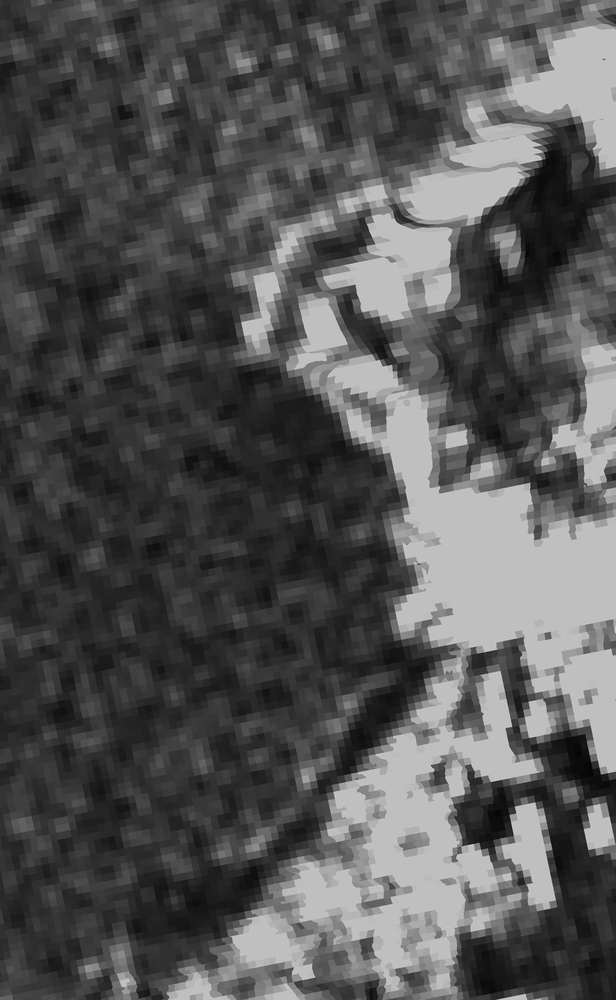
#> input picture CV_GuideThree/scaled/2016-08-01-00_00_2016-08-01-23_59_Sentinel-1_EW_VV_VV_-_linear_gamma0_scaled.tiff, 616 x 1000 px, shrunk from 1541 x 2500 before the run, found by its file name; the run also reads 1 picture not shown here
$ jupyter execute PARCIAL_VISION_2.ipynb
#> lines starting #> are read from the running program, lines starting #| are printed output that depends on the picture; long printed decimals are rounded
[cell 1]
from google.colab import drive

drive.mount('/content/drive')

import os
import cv2
import numpy as np
import matplotlib.pyplot as plt
from sklearn.cluster import KMeans

BASE = "/content/drive/MyDrive/radar_base_general_aleman_ramirez"
SCALED = os.path.join(BASE, "scaled")
FILTERED = os.path.join(BASE, "filtered")
CLUSTER = os.path.join(BASE, "cluster")

os.makedirs(CLUSTER, exist_ok=True)

print("Base:", BASE)
print("SCALED:", SCALED)
print("FILTERED:", FILTERED)
print("CLUSTER:", CLUSTER)

[cell 2]
nombre_base = "2016-08-01-00_00_2016-08-01-23_59_Sentinel-1_EW_VV_VV_-_linear_gamma0"

ruta_unfiltered = os.path.join(SCALED, nombre_base + "_scaled.tiff")
ruta_filtered = os.path.join(FILTERED, nombre_base + "_scaled_lee.tiff")

img_unfiltered = cv2.imread(ruta_unfiltered, cv2.IMREAD_UNCHANGED)
#> img_unfiltered is the input picture: shape (1000, 616); min 3, max 206, mean 84.5
img_filtered = cv2.imread(ruta_filtered, cv2.IMREAD_UNCHANGED)

if len(img_unfiltered.shape) == 3:
    img_unfiltered = img_unfiltered[:, :, 0]

if len(img_filtered.shape) == 3:
    img_filtered = img_filtered[:, :, 0]

print("Sin filtrar:", img_unfiltered.shape, img_unfiltered.dtype)
#| Sin filtrar: (1000, 616) uint8
print("Filtrada:", img_filtered.shape, img_filtered.dtype)
#| Filtrada: (1000, 616) uint8

[cell 3]
plt.figure(figsize=(14, 6))

plt.subplot(1, 2, 1)
plt.imshow(img_unfiltered, cmap="gray")
plt.title("Imagen reescalada sin filtrar")
plt.axis("off")

plt.subplot(1, 2, 2)
plt.imshow(img_filtered, cmap="gray")
plt.title("Imagen filtrada con Lee")
plt.axis("off")

plt.show()
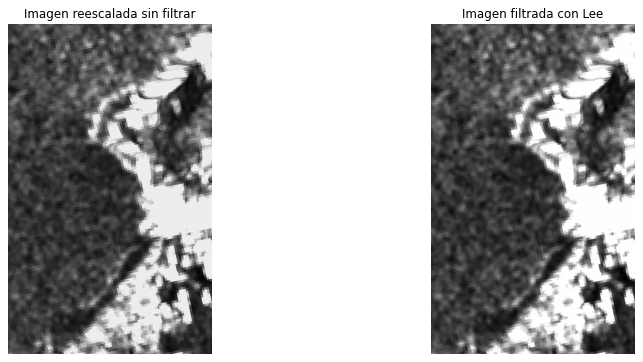
#> figure drawn by matplotlib, 2 panels

[cell 4]
def kmeans_grayscale(img, k=3, random_state=42):
    """
    Aplica K-Means a una imagen en escala de grises.
    Devuelve:
    - imagen clasificada en niveles de gris
    - etiquetas por píxel
    - centros ordenados
    """
#> called with k = 3, random_state = 42
    h, w = img.shape
#> h = 1000; w = 616
    X = img.reshape(-1, 1).astype(np.float32)

    kmeans = KMeans(n_clusters=k, random_state=random_state, n_init=10)
    labels = kmeans.fit_predict(X)
    centers = kmeans.cluster_centers_.flatten()

    # ordenar centros de menor a mayor intensidad
    order = np.argsort(centers)

    # asignar niveles de gris entre 0 y 255
    gray_levels = np.linspace(0, 255, k).astype(np.uint8)

    remap = np.zeros(k, dtype=np.uint8)
    for new_idx, old_idx in enumerate(order):
        remap[old_idx] = gray_levels[new_idx]

    img_cluster = remap[labels].reshape(h, w)
    centers_sorted = centers[order]

    return img_cluster, labels.reshape(h, w), centers_sorted

[cell 5]
cluster_unf_3, labels_unf_3, centers_unf_3 = kmeans_grayscale(img_unfiltered, k=3)
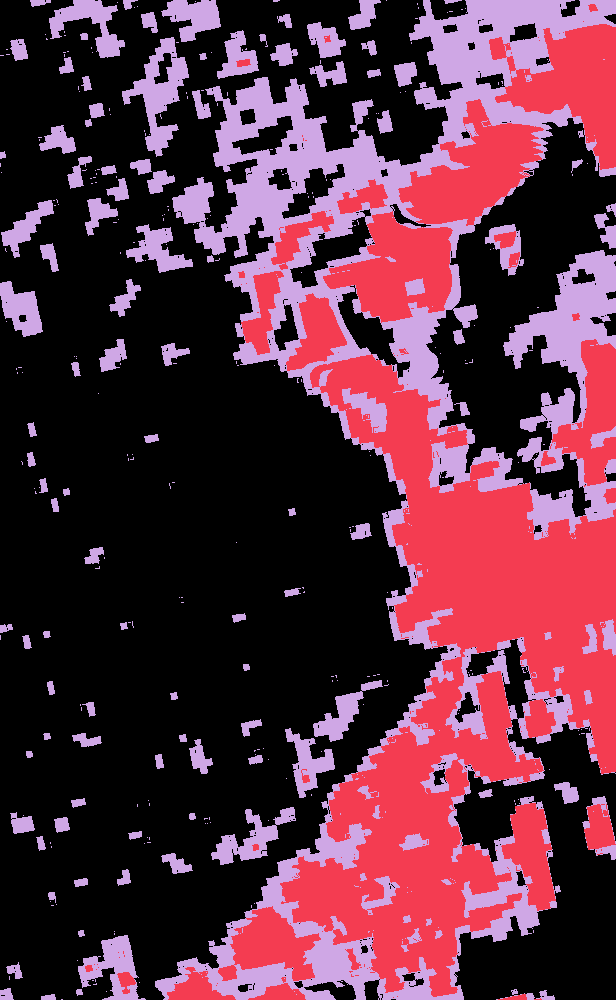
#> labels_unf_3: shape (1000, 616) int32; 3 distinct labels, from 0 to 2; one colour per label, 0 black
#> centers_unf_3 = [46.12, 95.32, 181.9]

print("Centros ordenados sin filtrar, k=3:", centers_unf_3)
#| Centros ordenados sin filtrar, k=3: [ 46.116  95.316  181.9462  ]

plt.figure(figsize=(12, 5))

plt.subplot(1, 2, 1)
plt.imshow(img_unfiltered, cmap="gray")
plt.title("Original sin filtrar")
plt.axis("off")

plt.subplot(1, 2, 2)
plt.imshow(cluster_unf_3, cmap="gray")
plt.title("K-Means sin filtrar - 3 clases")
plt.axis("off")

plt.show()
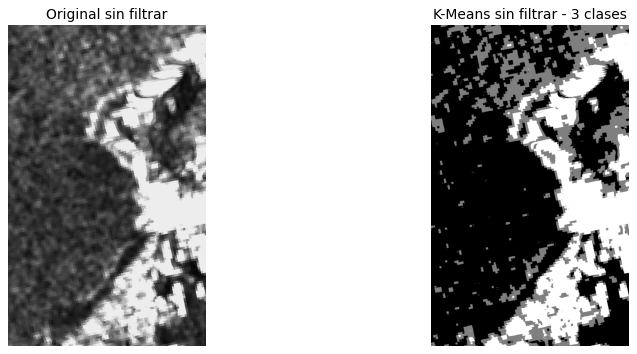
#> figure drawn by matplotlib, 2 panels

[cell 6]
cluster_flt_3, labels_flt_3, centers_flt_3 = kmeans_grayscale(img_filtered, k=3)
#> call 2 of kmeans_grayscale, with k = 3, random_state = 42
#> in kmeans_grayscale (call 2), `img_cluster = remap[labels].reshape(h, w)`:
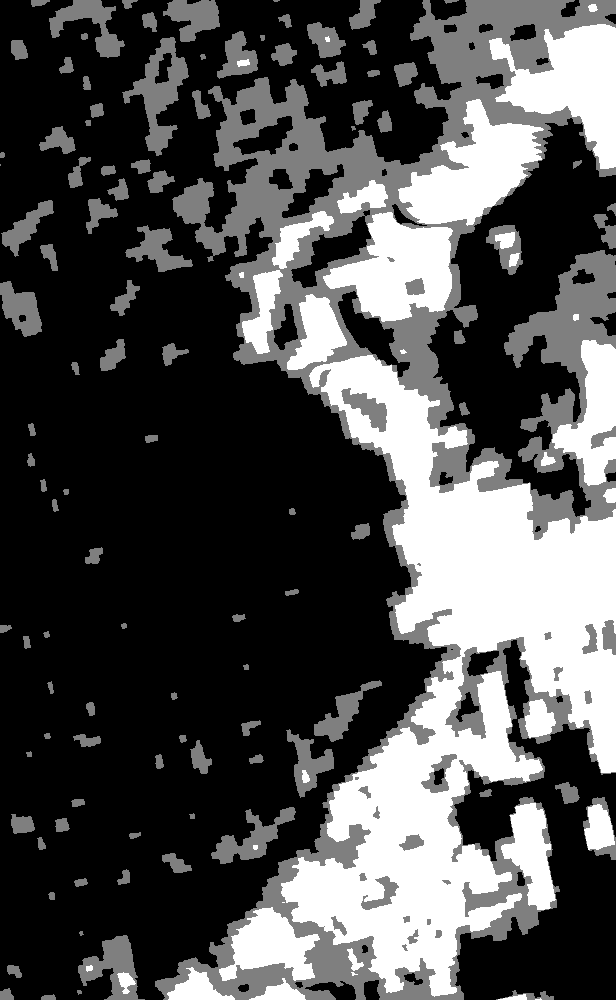
#> img_cluster: shape (1000, 616); min 0, max 255, mean 78.8
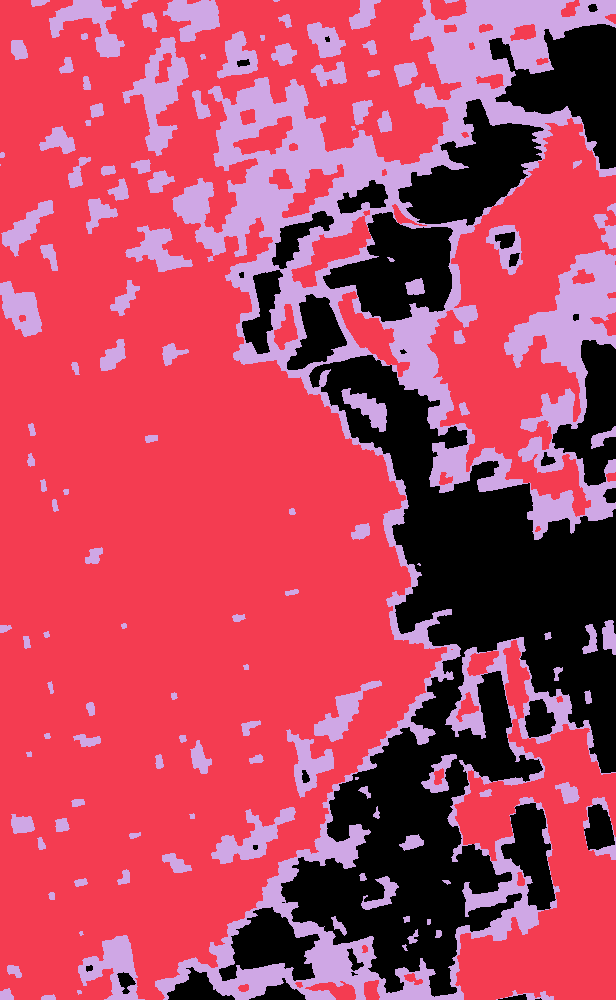
#> labels_flt_3: shape (1000, 616) int32; 3 distinct labels, from 0 to 2; one colour per label, 0 black
#> centers_flt_3 = [45.99, 94.25, 181]

print("Centros ordenados filtrada, k=3:", centers_flt_3)
#| Centros ordenados filtrada, k=3: [ 45.991  94.246 181.004 ]

plt.figure(figsize=(12, 5))

plt.subplot(1, 2, 1)
plt.imshow(img_filtered, cmap="gray")
plt.title("Filtrada con Lee")
plt.axis("off")

plt.subplot(1, 2, 2)
plt.imshow(cluster_flt_3, cmap="gray")
plt.title("K-Means filtrada - 3 clases")
plt.axis("off")

plt.show()

[cell 7]
cluster_flt_3, labels_flt_3, centers_flt_3 = kmeans_grayscale(img_filtered, k=3)

print("Centros ordenados filtrada, k=3:", centers_flt_3)
#| Centros ordenados filtrada, k=3: [ 45.991  94.246 181.004 ]

plt.figure(figsize=(12, 5))

plt.subplot(1, 2, 1)
plt.imshow(img_filtered, cmap="gray")
plt.title("Filtrada con Lee")
plt.axis("off")

plt.subplot(1, 2, 2)
plt.imshow(cluster_flt_3, cmap="gray")
plt.title("K-Means filtrada - 3 clases")
plt.axis("off")

plt.show()

[cell 8]
plt.figure(figsize=(14, 6))

plt.subplot(1, 2, 1)
plt.imshow(cluster_unf_3, cmap="gray")
plt.title("Clustering sin filtrar - 3 clases")
plt.axis("off")

plt.subplot(1, 2, 2)
plt.imshow(cluster_flt_3, cmap="gray")
plt.title("Clustering filtrada - 3 clases")
plt.axis("off")

plt.show()

[cell 9]
cluster_unf_4, labels_unf_4, centers_unf_4 = kmeans_grayscale(img_unfiltered, k=4)
#> call 4 of kmeans_grayscale, with k = 4, random_state = 42
#> in kmeans_grayscale (call 4), `img_cluster = remap[labels].reshape(h, w)`:
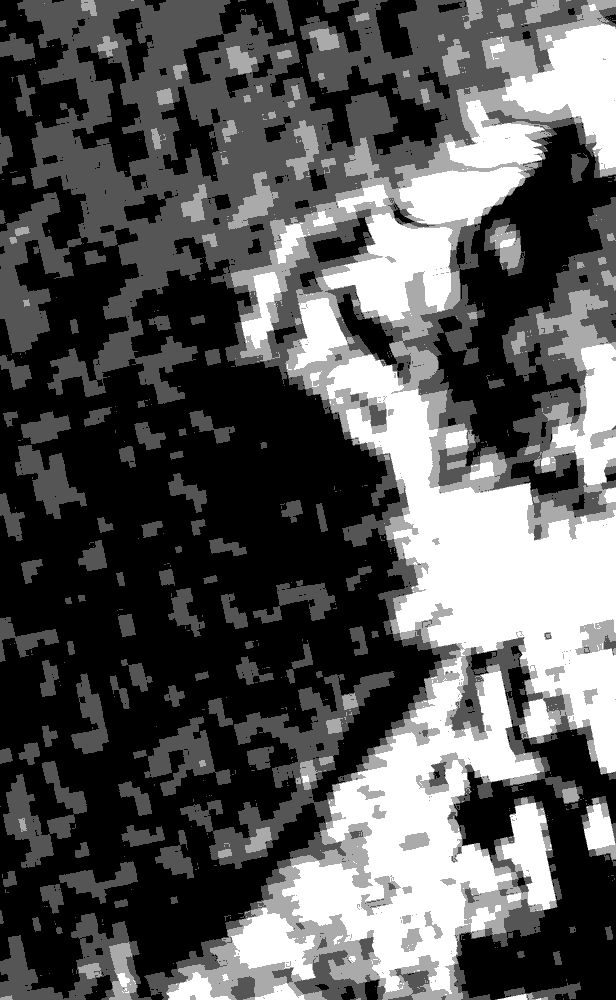
#> img_cluster: shape (1000, 616); min 0, max 255, mean 88.9
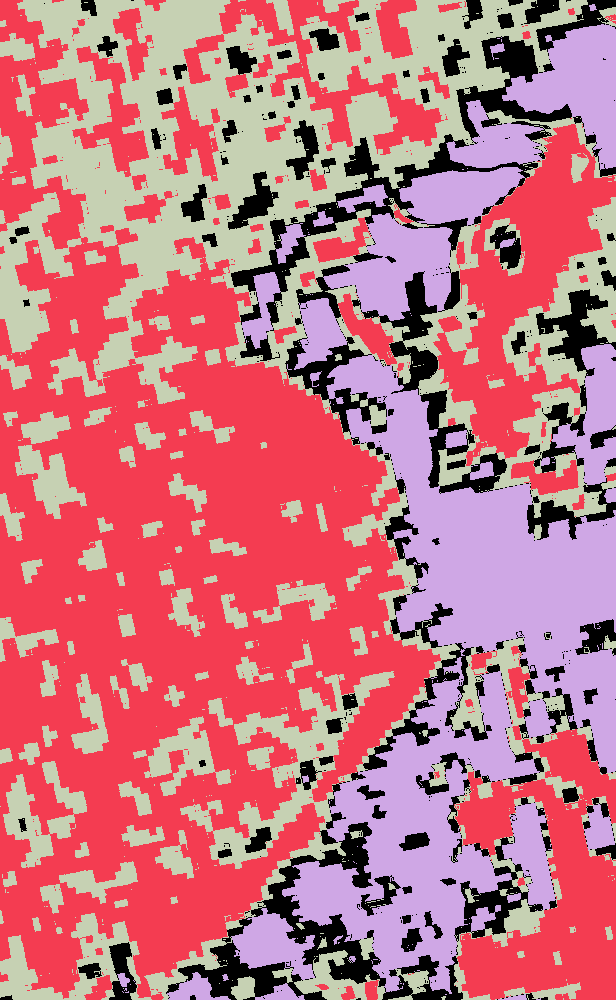
#> labels_unf_4: shape (1000, 616) int32; 4 distinct labels, from 0 to 3; one colour per label, 0 black
#> centers_unf_4 = [40.32, 70.45, 122.1, 186.5]
cluster_flt_4, labels_flt_4, centers_flt_4 = kmeans_grayscale(img_filtered, k=4)
#> in kmeans_grayscale (call 5), `img_cluster = remap[labels].reshape(h, w)`:
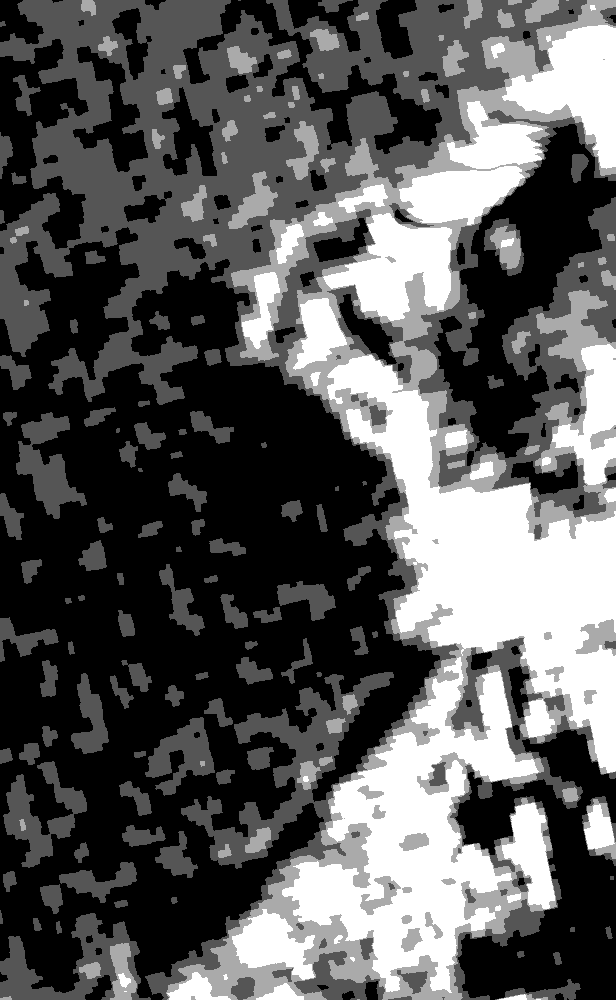
#> img_cluster: shape (1000, 616); min 0, max 255, mean 90
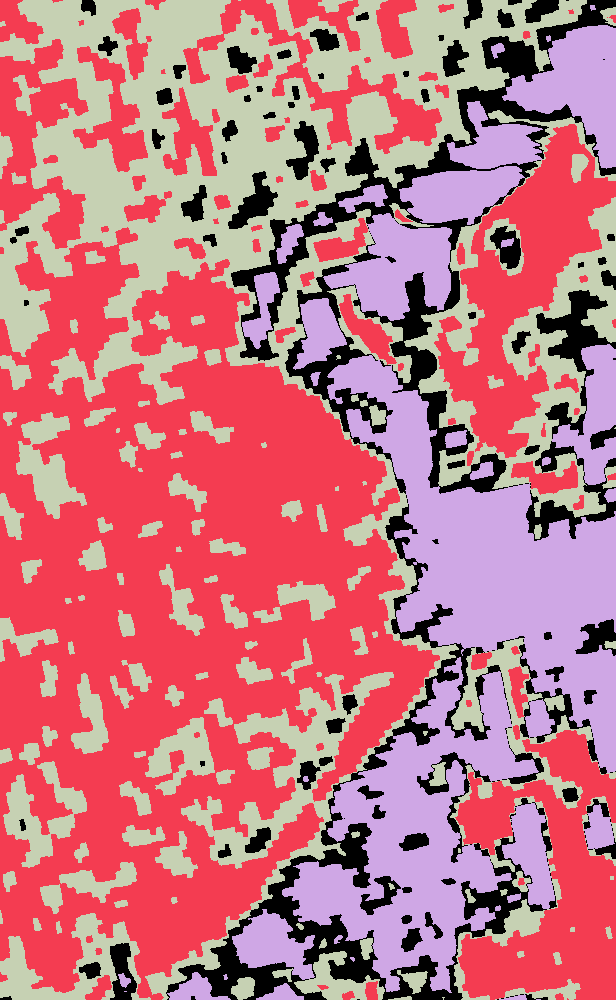
#> labels_flt_4: shape (1000, 616) int32; 4 distinct labels, from 0 to 3; one colour per label, 0 black
#> centers_flt_4 = [40.07, 69.44, 121.2, 185.6]

print("Centros ordenados sin filtrar, k=4:", centers_unf_4)
#| Centros ordenados sin filtrar, k=4: [ 40.323  70.451 122.124  186.481 ]
print("Centros ordenados filtrada, k=4:", centers_flt_4)
#| Centros ordenados filtrada, k=4: [ 40.067  69.438  121.1819   185.564 ]

plt.figure(figsize=(14, 10))

plt.subplot(2, 2, 1)
plt.imshow(cluster_unf_4, cmap="gray")
plt.title("Sin filtrar - 4 clases")
plt.axis("off")

plt.subplot(2, 2, 2)
plt.imshow(cluster_flt_4, cmap="gray")
plt.title("Filtrada - 4 clases")
plt.axis("off")

plt.subplot(2, 2, 3)
plt.imshow(img_unfiltered, cmap="gray")
plt.title("Original sin filtrar")
plt.axis("off")

plt.subplot(2, 2, 4)
plt.imshow(img_filtered, cmap="gray")
plt.title("Original filtrada")
plt.axis("off")

plt.show()

[cell 10]
cv2.imwrite(os.path.join(CLUSTER, "cluster_unfiltered_k3.tiff"), cluster_unf_3)
cv2.imwrite(os.path.join(CLUSTER, "cluster_filtered_k3.tiff"), cluster_flt_3)
cv2.imwrite(os.path.join(CLUSTER, "cluster_unfiltered_k4.tiff"), cluster_unf_4)
cv2.imwrite(os.path.join(CLUSTER, "cluster_filtered_k4.tiff"), cluster_flt_4)

print("Resultados guardados en:", CLUSTER)

[cell 11]
def resumen_clases(labels, nombre=""):
#> called with nombre = 'Sin filtrar k=3'
    valores, conteos = np.unique(labels, return_counts=True)
#> valores = [0, 1, 2]; conteos = [362937, 128659, 124404]
    total = labels.size
#> total = 616000

    print(f"\nResumen de clases - {nombre}")
    for v, c in zip(valores, conteos):
        print(f"Clase {v}: {c} píxeles ({100 * c / total:.2f}%)")
#> this loop made 3 passes
#> c on passes 1 to 3: 362937, 128659, 124404
#| Clase 0: 362937 píxeles (58.92%)
#| Clase 1: 128659 píxeles (20.89%)
#| Clase 2: 124404 píxeles (20.20%)


resumen_clases(labels_unf_3, "Sin filtrar k=3")
resumen_clases(labels_flt_3, "Filtrada k=3")
#> the loop in resumen_clases (call 2), `for v, c in zip(valores, conteos):` made 3 passes
#> c on passes 1 to 3: 129270, 364259, 122471
#| Clase 0: 129270 píxeles (20.99%)
#| Clase 1: 364259 píxeles (59.13%)
#| Clase 2: 122471 píxeles (19.88%)
resumen_clases(labels_unf_4, "Sin filtrar k=4")
resumen_clases(labels_flt_4, "Filtrada k=4")
